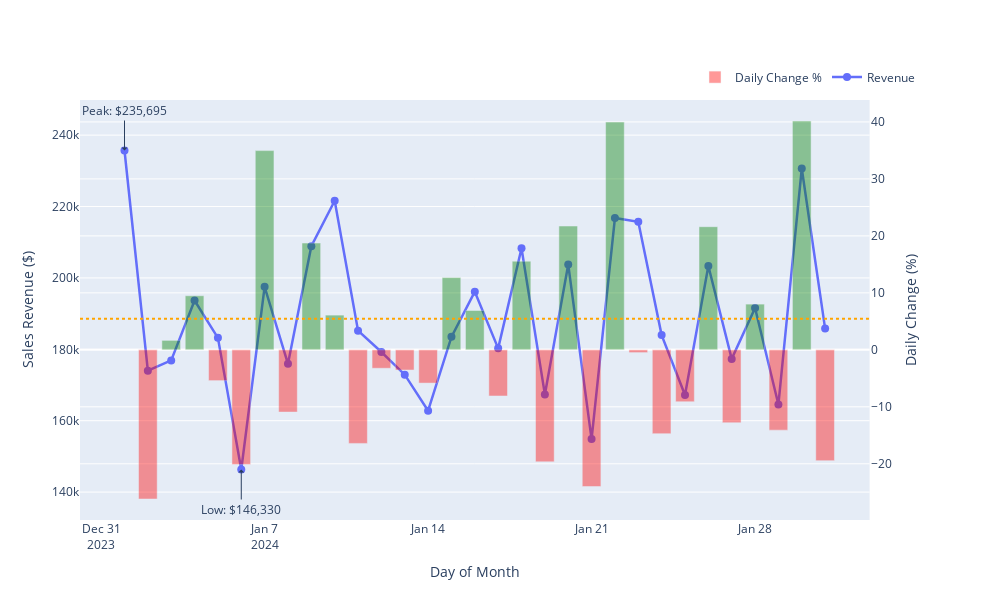

Notebook code cell kept with this figure:
### Code cell
import plotly.express as px
import plotly.graph_objects as go
from plotly.subplots import make_subplots

# Create interactive plot with enhanced formatting
fig = px.line(date_sales,
              x='Date',
              y='Sales Revenue',
              title=f'Sales Revenue - {date_sales["Date"].dt.month_name()[0]} {date_sales["Date"].dt.year[0]}',
              markers=True,
              template='plotly_white')

# Enhanced hover information
fig.update_traces(
    hovertemplate="<b>%A, %b %d</b><br>Revenue: %{y:$,.0f}<extra></extra>",
    line=dict(width=2.5),
    marker=dict(size=8, color='#636EFA')
)

# Add day-of-week formatting and highlights
fig.update_xaxes(
    tickformat="%a\n%d",  # Shows day abbreviation and date
    ticklabelmode="period"
)

# Highlight weekends if your business is affected by them
weekend_dates = date_sales[date_sales['Date'].dt.dayofweek >= 5]['Date']
for weekend in weekend_dates:
    fig.add_vrect(
        x0=weekend - pd.Timedelta(hours=12),
        x1=weekend + pd.Timedelta(hours=36),
        fillcolor="lightgray",
        opacity=0.2,
        line_width=0
    )

# Add daily % change calculation
date_sales['Daily Change'] = date_sales['Sales Revenue'].pct_change() * 100

# Create a secondary y-axis for % change
fig = make_subplots(specs=[[{"secondary_y": True}]])
fig.add_trace(
    go.Bar(
        x=date_sales['Date'],
        y=date_sales['Daily Change'],
        name='Daily Change %',
        marker_color=['green' if x >=0 else 'red' for x in date_sales['Daily Change']],
        opacity=0.4
    ),
    secondary_y=True
)

# Add the main revenue line
fig.add_trace(
    go.Scatter(
        x=date_sales['Date'],
        y=date_sales['Sales Revenue'],
        name='Revenue',
        mode='lines+markers',
        line=dict(width=2.5, color='#636EFA'),
        marker=dict(size=8)
    ),
    secondary_y=False
)

# Add horizontal line for monthly average
monthly_avg = date_sales['Sales Revenue'].mean()
fig.add_hline(
    y=monthly_avg,
    line_dash="dot",
    annotation_text=f"Monthly Avg: ${monthly_avg:,.0f}",
    annotation_position="bottom right",
    line_color="orange"
)

# Format the layout
fig.update_layout(
    hovermode="x unified",
    height=600,
    width=1000,
    yaxis_title="Sales Revenue ($)",
    yaxis2_title="Daily Change (%)",
    xaxis_title="Day of Month",
    legend=dict(orientation="h", yanchor="bottom", y=1.02, xanchor="right", x=1),
    annotations=[
        dict(
            x=0.5,
            y=-0.2,
            showarrow=False,
            text="Gray shaded areas represent weekends",
            xref="paper",
            yref="paper"
        )
    ]
)

# Add peak and low markers
max_day = date_sales.loc[date_sales['Sales Revenue'].idxmax()]
min_day = date_sales.loc[date_sales['Sales Revenue'].idxmin()]

fig.add_annotation(
    x=max_day['Date'], y=max_day['Sales Revenue'],
    text=f"Peak: ${max_day['Sales Revenue']:,.0f}",
    showarrow=True,
    arrowhead=1,
    ax=0, ay=-40
)

fig.add_annotation(
    x=min_day['Date'], y=min_day['Sales Revenue'],
    text=f"Low: ${min_day['Sales Revenue']:,.0f}",
    showarrow=True,
    arrowhead=1,
    ax=0, ay=40
)

fig.show()

### Figure 1 — Plotly figure (JSON) as saved in the notebook; plotly's stock layout.template omitted (floating-point values rounded to 4 significant figures)
{"data": [{"marker": {"color": ["red", "red", "green", "green", "red", "red", "green", "red", "green", "green", "red", "red", "red", "red", "green", "green", "red", "green", "red", "green", "red", "green", "red", "red", "red", "green", "red", "green", "red", "green", "red"]}, "name": "Daily Change %", "opacity": 0.4, "type": "bar", "x": ["2024-01-01T00:00:00", "2024-01-02T00:00:00", "2024-01-03T00:00:00", "2024-01-04T00:00:00", "2024-01-05T00:00:00", "2024-01-06T00:00:00", "2024-01-07T00:00:00", "2024-01-08T00:00:00", "2024-01-09T00:00:00", "2024-01-10T00:00:00", "2024-01-11T00:00:00", "2024-01-12T00:00:00", "2024-01-13T00:00:00", "2024-01-14T00:00:00", "2024-01-15T00:00:00", "2024-01-16T00:00:00", "2024-01-17T00:00:00", "2024-01-18T00:00:00", "2024-01-19T00:00:00", "2024-01-20T00:00:00", "2024-01-21T00:00:00", "2024-01-22T00:00:00", "2024-01-23T00:00:00", "2024-01-24T00:00:00", "2024-01-25T00:00:00", "2024-01-26T00:00:00", "2024-01-27T00:00:00", "2024-01-28T00:00:00", "2024-01-29T00:00:00", "2024-01-30T00:00:00", "2024-01-31T00:00:00"], "xaxis": "x", "y": [null, -26.18, 1.664, 9.492, -5.406, -20.13, 34.97, -10.92, 18.74, 6.096, -16.42, -3.231, -3.545, -5.836, 12.71, 6.902, -8.098, 15.56, -19.66, 21.73, -23.99, 39.99, -0.4844, -14.72, -9.113, 21.61, -12.8, 8.028, -14.09, 40.16, -19.45], "yaxis": "y2"}, {"line": {"color": "#636EFA", "width": 2.5}, "marker": {"size": 8}, "mode": "lines+markers", "name": "Revenue", "type": "scatter", "x": ["2024-01-01T00:00:00", "2024-01-02T00:00:00", "2024-01-03T00:00:00", "2024-01-04T00:00:00", "2024-01-05T00:00:00", "2024-01-06T00:00:00", "2024-01-07T00:00:00", "2024-01-08T00:00:00", "2024-01-09T00:00:00", "2024-01-10T00:00:00", "2024-01-11T00:00:00", "2024-01-12T00:00:00", "2024-01-13T00:00:00", "2024-01-14T00:00:00", "2024-01-15T00:00:00", "2024-01-16T00:00:00", "2024-01-17T00:00:00", "2024-01-18T00:00:00", "2024-01-19T00:00:00", "2024-01-20T00:00:00", "2024-01-21T00:00:00", "2024-01-22T00:00:00", "2024-01-23T00:00:00", "2024-01-24T00:00:00", "2024-01-25T00:00:00", "2024-01-26T00:00:00", "2024-01-27T00:00:00", "2024-01-28T00:00:00", "2024-01-29T00:00:00", "2024-01-30T00:00:00", "2024-01-31T00:00:00"], "xaxis": "x", "y": [235695, 173995, 176890, 193680, 183210, 146330, 197495, 175925, 208895, 221630, 185230, 179245, 172890, 162800, 183485, 196150, 180265, 208310, 167365, 203735, 154850, 216770, 215720, 183975, 167210, 203345, 177320, 191555, 164560, 230650, 185795], "yaxis": "y"}], "layout": {"annotations": [{"showarrow": false, "text": "Gray shaded areas represent weekends", "x": 0.5, "xanchor": "right", "xref": "paper", "y": -0.2, "yanchor": "top", "yref": "paper"}, {"arrowhead": 1, "ax": 0, "ay": -40, "showarrow": true, "text": "Peak: $235,695", "x": "2024-01-01T00:00:00", "y": 235695}, {"arrowhead": 1, "ax": 0, "ay": 40, "showarrow": true, "text": "Low: $146,330", "x": "2024-01-06T00:00:00", "y": 146330}], "height": 600, "hovermode": "x unified", "legend": {"orientation": "h", "x": 1, "xanchor": "right", "y": 1.02, "yanchor": "bottom"}, "shapes": [{"line": {"color": "orange", "dash": "dot"}, "type": "line", "x0": 0, "x1": 1, "xref": "x domain", "y0": 188500.0, "y1": 188500.0, "yref": "y"}], "width": 1000, "xaxis": {"anchor": "y", "domain": [0, 0.94], "title": {"text": "Day of Month"}}, "yaxis": {"anchor": "x", "domain": [0, 1], "title": {"text": "Sales Revenue ($)"}}, "yaxis2": {"anchor": "x", "overlaying": "y", "side": "right", "title": {"text": "Daily Change (%)"}}}}
